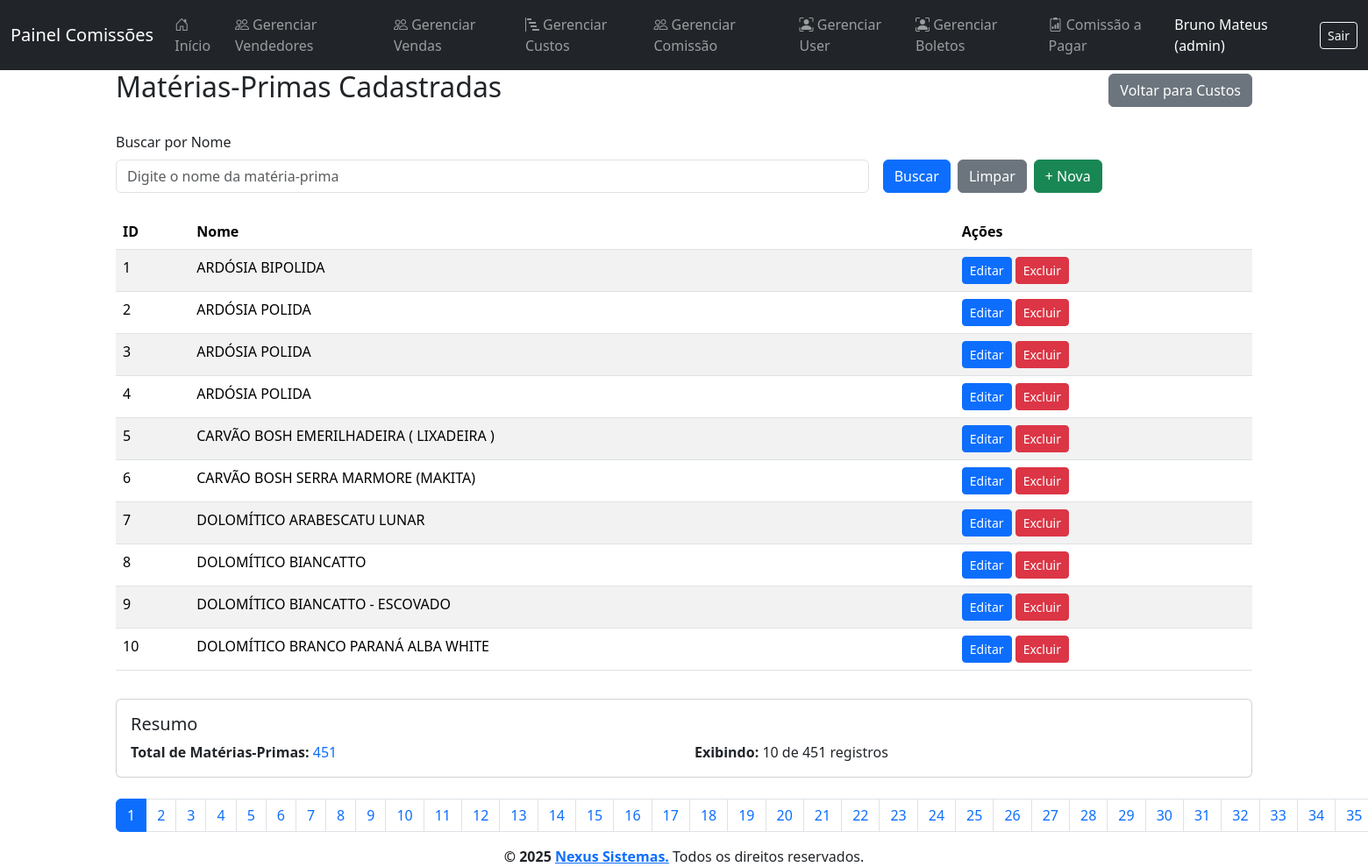
The app's page /pages/materiaprima_list.php (signed in) with its own data.
### tables this page shows
CREATE TABLE `materia_prima` (
  `id_materia` int(11) NOT NULL,
  `nome` text NOT NULL
);

### pages/materiaprima_list.php (the view, shortened to what this page needs)
<?php
require_once '../config/config.php';
$limite = 10;
$pagina = isset($_GET['pagina']) && is_numeric($_GET['pagina']) ? (int) $_GET['pagina'] : 1;
$offset = ($pagina - 1) * $limite;
$valores = [];
$sqlCount = "SELECT COUNT(*) FROM materia_prima";
$stmtCount = $pdo->prepare($sqlCount);
$stmtCount->execute($valores);
$total = $stmtCount->fetchColumn();
$totalPaginas = ceil($total / $limite);
$sql = "SELECT * FROM materia_prima";
$sql .= " ORDER BY nome LIMIT $limite OFFSET $offset";
$stmt = $pdo->prepare($sql);
$stmt->execute($valores);
$materias = $stmt->fetchAll();
require_once '../views/header.php';
?>
<div class="container">
    <div class="d-flex justify-content-between align-items-center mb-4">
        <h2>Matérias-Primas Cadastradas</h2>
        <a href="custos_list.php" class="btn btn-secondary">
            <i class="fas fa-arrow-left"></i> Voltar para Custos
        </a>
    </div>
    <form method="get" class="row g-3 mb-4">
        <div class="col-md-8">
            <label class="form-label">Buscar por Nome</label>
            <input type="text" name="busca_nome" class="form-control" value="<?= htmlspecialchars($_GET['busca_nome'] ?? '') ?>" placeholder="Digite o nome da matéria-prima">
        </div>
        <div class="col-md-4 d-flex align-items-end">
            <button type="submit" class="btn btn-primary me-2">Buscar</button>
            <a href="materiaprima_list.php" class="btn btn-secondary me-2">Limpar</a>
            <a href="materiaprima_form.php" class="btn btn-success">+ Nova</a>
        </div>
    </form>
    <?php if (count($materias) === 0): ?>
        <div class="alert alert-warning">Nenhuma matéria-prima encontrada.</div>
    <?php else: ?>
        <div class="table-responsive">
            <table class="table table-striped">
                <thead>
                    <tr>
                        <th>ID</th>
                        <th>Nome</th>
                        <th>Ações</th>
                    </tr>
                </thead>
                <tbody>
                    <?php foreach ($materias as $materia): ?>
                        <tr>
                            <td><?= $materia['id_materia'] ?></td>
                            <td><?= htmlspecialchars($materia['nome']) ?></td>
                            <td>
                                <a href="materiaprima_form.php?id=<?= $materia['id_materia'] ?>" class="btn btn-sm btn-primary">Editar</a>
                                <a href="#" class="btn btn-sm btn-danger" onclick="confirmarExclusao(<?= $materia['id_materia'] ?>)">Excluir</a>
                            </td>
                        </tr>
                    <?php endforeach; ?>
                </tbody>
            </table>
        </div>
        <div class="row mt-3">
            <div class="col-md-12">
                <div class="card">
                    <div class="card-body">
                        <h5 class="card-title">Resumo</h5>
                        <div class="row">
                            <div class="col-md-6">
                                <strong>Total de Matérias-Primas:</strong>
                                <span class="text-primary"><?= $total ?></span>
                            </div>
                            <div class="col-md-6">
                                <strong>Exibindo:</strong>
                                <span><?= count($materias) ?> de <?= $total ?> registros</span>
                            </div>
                        </div>
                    </div>
                </div>
            </div>
        </div>
        <?php if ($totalPaginas > 1): ?>
            <nav class="mt-4">
                <ul class="pagination">
                    <?php for ($i = 1; $i <= $totalPaginas; $i++): ?>
                        <li class="page-item <?= $i == $pagina ? 'active' : '' ?>">
                            <a class="page-link" href="?pagina=<?= $i ?><?= http_build_query(array_diff_key($_GET, ['pagina' => ''])) ? '&' . http_build_query(array_diff_key($_GET, ['pagina' => ''])) : '' ?>"><?= $i ?></a>
                        </li>
                    <?php endfor; ?>
                </ul>
            </nav>
        <?php endif; ?>
    <?php endif; ?>
</div>
<?php require_once '../views/footer.php'; ?>

### records on screen
materia_prima: id_materia "1", nome "ARDÓSIA BIPOLIDA"
materia_prima: id_materia "2", nome "ARDÓSIA POLIDA"
materia_prima: id_materia "3", nome "ARDÓSIA POLIDA"
materia_prima: id_materia "4", nome "ARDÓSIA POLIDA"
materia_prima: id_materia "5", nome "CARVÃO BOSH EMERILHADEIRA ( LIXADEIRA )"
materia_prima: id_materia "6", nome "CARVÃO BOSH SERRA MARMORE (MAKITA)"
materia_prima: id_materia "7", nome "DOLOMÍTICO ARABESCATU LUNAR"
materia_prima: id_materia "8", nome "DOLOMÍTICO BIANCATTO"
materia_prima: id_materia "9", nome "DOLOMÍTICO BIANCATTO - ESCOVADO"
materia_prima: id_materia "10", nome "DOLOMÍTICO BRANCO PARANÁ ALBA WHITE"

### other values on screen
$_SESSION['usuario_nome'] "Bruno Mateus"
$tipo_usuario "admin"
$total "451"
count($materias) "10"
